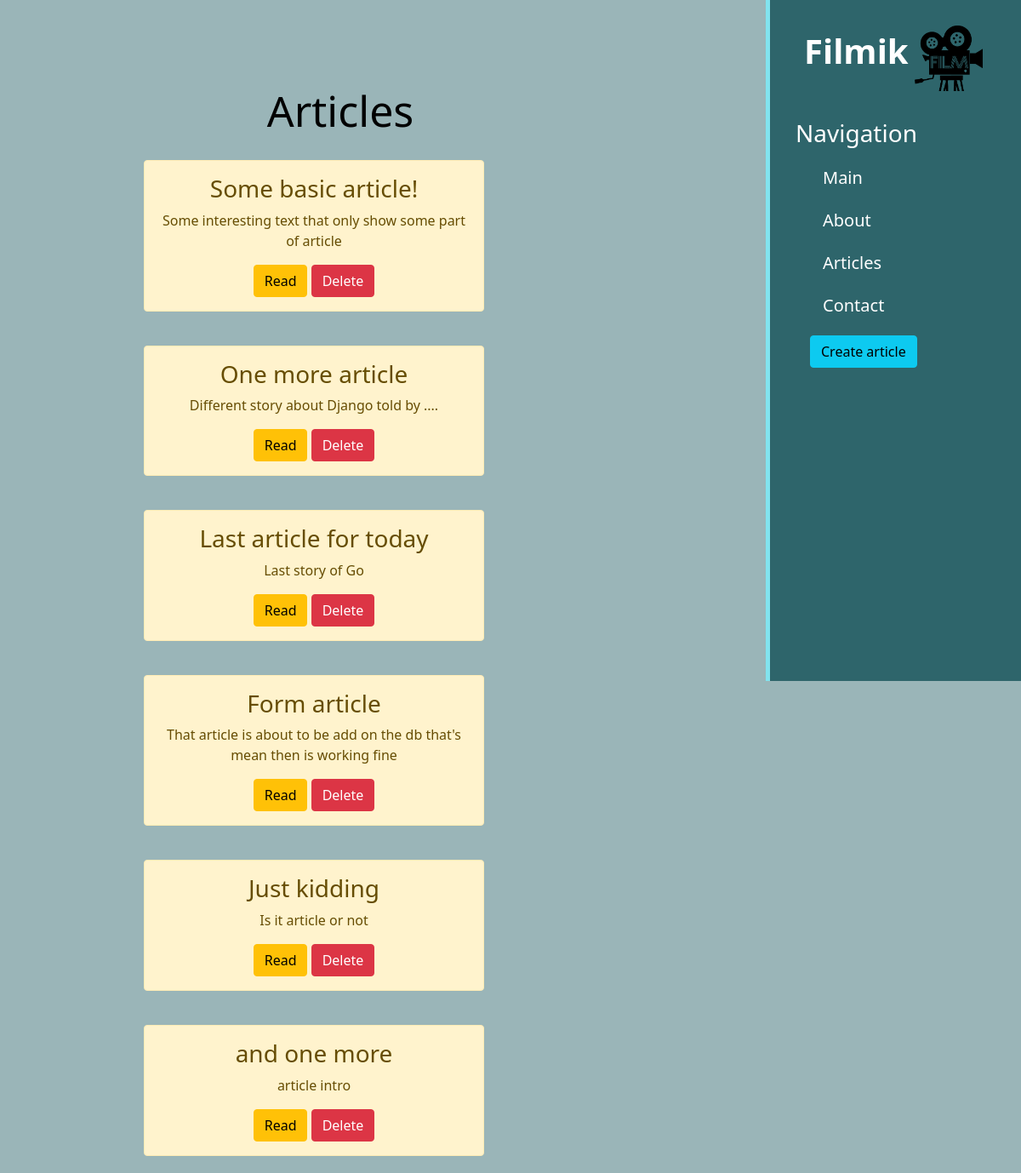
The app's page /article/ with its own data.
### articles/models.py (models this page shows, shortened)
class Articles(models.Model):
    title = models.CharField('Title', max_length=50)
    intro = models.CharField('intro', max_length=250)
    full_text = models.TextField('article')
    date = models.DateTimeField('public')
    class Meta:
        verbose_name= 'article'
        verbose_name_plural = 'articles'

### articles/views.py (the view)
# urls.py: path('', views.articles_home, name='articles_home'),
def articles_home(request):
    article = Articles.objects.all()
    return render(request, 'articles/articles.html', {'article': article})

### articles/templates/articles/articles.html (shortened to what this page needs)
{% extends 'main/base.html' %}
{% block content %}
    <div class="features">
        <h1>Articles</h1>
        {% for el in article %}
            <div class="alert alert-warning">
                <h3>{{ el.title }}</h3>
                <p>{{ el.intro }}</p>
                <a href="{% url 'full_article' el.id %}" class="btn btn-warning">Read</a>
                <a href="{% url 'delete_article' el.id %}" class="btn btn-danger">Delete</a>
            </div>
        {% endfor %}
    </div>
{% endblock %}

### main/templates/main/base.html (shortened to what this page needs)
{% load static %}
<!doctype html>
<html lang="en">
<head>
    <link href="https://cdn.jsdelivr.net/npm/bootstrap@5.1.3/dist/css/bootstrap.min.css" rel="stylesheet">
    <link rel="stylesheet" href="{% static 'main/css/main.css' %}">
</head>
<body>
    <aside>
        <img src="{% static 'main/img/old-film-camera.png' %}" alt="old-film-camera">
        <span class="logo">Filmik</span>
        <h3>Navigation</h3>
        <ul>
            <a href="{% url 'home' %}"><li>Main</li></a>
            <a href="{% url 'about' %}"><li>About</li></a>
            <a href="{% url 'articles_home' %}"><li>Articles</li></a>
            <a href=""><li>Contact</li></a>
            <a href="{% url 'articles_create' %}"><li><button class="btn btn-info">Create article</button></li></a>
        </ul>
    </aside>
    {% block content %}
    {% endblock %}
</body>
</html>

### main/static/main/css/main.css (style rules this page uses)
body { background: #9AB5B8 }
aside { background: #2E656B; width: 25%; height: 100vh; padding: 2.5%; color: #fff; border-left: 5px solid #81E3EE; position: fixed; display: block; right: 0px }
aside img { width: 80px; float: right; transform: scaleX(-1); position: relative; left: -15px; }
aside .logo { font-size: 40px; margin-left: 10px; font-weight: bold; }
aside h3 { margin-top: 50px; font-size: 28px; }
aside ul { list-style: none; text-decoration: none; }
aside a { text-decoration: none; }
aside ul li { color: #fff; display: block; margin-top: 20px; font-size:20px; transition: transform .2s ease; }
.features { float: right; color: #000; margin-top: 100px; text-align: center; width: 75%; }
.features h1 { font-size: 50px; position: relative; left: -350px; }
.alert-warning { float: right; clear: both; width: 400px; margin: 20px 34%; text-align: center; position: relative; left: -325px; }
.btn-info { position: relative; left: -15px; }

### records on screen
Articles: title "Some basic article!", intro "Some interesting text that only show some part of article"
Articles: title "One more article", intro "Different story about Django told by ...."
Articles: title "Last article for today", intro "Last story of Go"
Articles: title "Form article", intro "That article is about to be add on the db that's mean then is working fine"
Articles: title "Just kidding", intro "Is it article or not"
Articles: title "and one more", intro "article intro"
